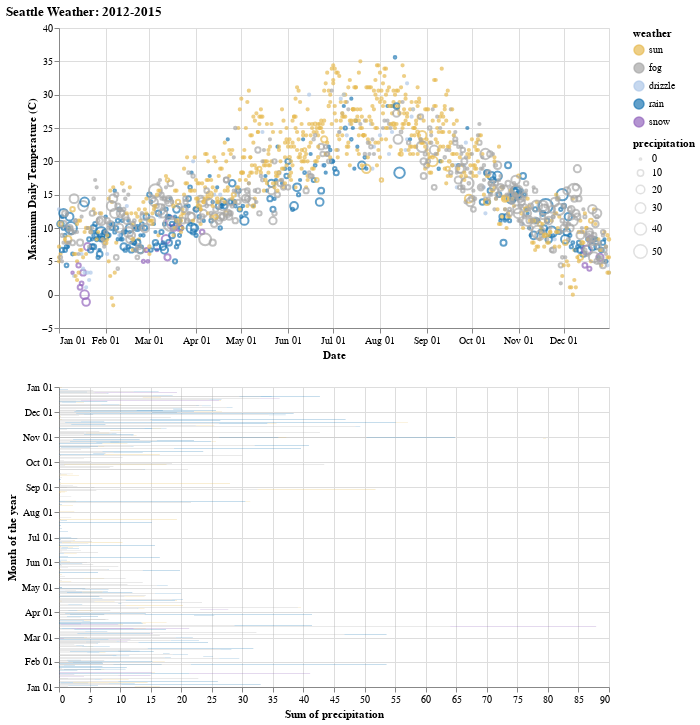

Notebook code for this chart:
### Code cell
import altair as alt
from vega_datasets import data

source = data.seattle_weather()

scale = alt.Scale(domain=['sun', 'fog', 'drizzle', 'rain', 'snow'],
                  range=['#e7ba52', '#a7a7a7', '#aec7e8', '#1f77b4', '#9467bd'])
color = alt.Color('weather:N', scale=scale)

# We create two selections:
# - a brush that is active on the top panel
# - a multi-click that is active on the bottom panel
brush = alt.selection_interval(encodings=['x'])
click = alt.selection_multi(encodings=['color']) # selection of weather types
lengend_select = alt.selection_multi(fields=['weather'], bind='legend')
# Top panel is scatter plot of temperature vs time
points = alt.Chart().mark_point().encode(
    alt.X('monthdate(date):T', title='Date'),
    alt.Y('temp_max:Q',
        title='Maximum Daily Temperature (C)',
        scale=alt.Scale(domain=[-5, 40])
    ),
    color=alt.condition(brush|lengend_select, color, alt.value('lightgray')),
    size=alt.Size('precipitation:Q', scale=alt.Scale(range=[5, 200]))
).properties(
    width=550,
    height=300
).add_selection(
    brush
).add_selection(
    lengend_select
).transform_filter(
    click # filter based on selected weather types
)


# Bottom panel is a bar chart of weather type
bars = alt.Chart().mark_bar().encode(
    y=alt.Y('monthdate(date):T', title='Month of the year'),
    x='sum(precipitation):Q',
    color=alt.condition(click, color, alt.value('lightgray')),
).transform_filter(
    brush
).properties(
    width=550,
).add_selection(
    click # enable selection of weather types
)

alt.vconcat(
    points,
    bars,
    data=source,
    title="Seattle Weather: 2012-2015"
)

### Figure 1 — Vega-Lite specification as saved in the notebook (floating-point values rounded to 4 significant figures; data arrays with more than 128 entries replaced by an {"elided": "..."} marker saying what was removed)
{"config": {"view": {"continuousWidth": 400, "continuousHeight": 300}}, "vconcat": [{"mark": "point", "encoding": {"color": {"condition": {"field": "weather", "scale": {"domain": ["sun", "fog", "drizzle", "rain", "snow"], "range": ["#e7ba52", "#a7a7a7", "#aec7e8", "#1f77b4", "#9467bd"]}, "type": "nominal", "selection": {"or": ["selector025", "selector027"]}}, "value": "lightgray"}, "size": {"field": "precipitation", "scale": {"range": [5, 200]}, "type": "quantitative"}, "x": {"field": "date", "timeUnit": "monthdate", "title": "Date", "type": "temporal"}, "y": {"field": "temp_max", "scale": {"domain": [-5, 40]}, "title": "Maximum Daily Temperature (C)", "type": "quantitative"}}, "height": 300, "selection": {"selector025": {"type": "interval", "encodings": ["x"]}, "selector027": {"type": "multi", "fields": ["weather"], "bind": "legend"}}, "transform": [{"filter": {"selection": "selector026"}}], "width": 550}, {"mark": "bar", "encoding": {"color": {"condition": {"field": "weather", "scale": {"domain": ["sun", "fog", "drizzle", "rain", "snow"], "range": ["#e7ba52", "#a7a7a7", "#aec7e8", "#1f77b4", "#9467bd"]}, "type": "nominal", "selection": "selector026"}, "value": "lightgray"}, "x": {"aggregate": "sum", "field": "precipitation", "type": "quantitative"}, "y": {"field": "date", "timeUnit": "monthdate", "title": "Month of the year", "type": "temporal"}}, "selection": {"selector026": {"type": "multi", "encodings": ["color"]}}, "transform": [{"filter": {"selection": "selector025"}}], "width": 550}], "data": {"name": "data-830c39fec90146253fb06a06c26374ef"}, "title": "Seattle Weather: 2012-2015", "$schema": "https://vega.github.io/schema/vega-lite/v4.17.0.json", "datasets": {"data-830c39fec90146253fb06a06c26374ef": {"elided": "1461 records"}}}
